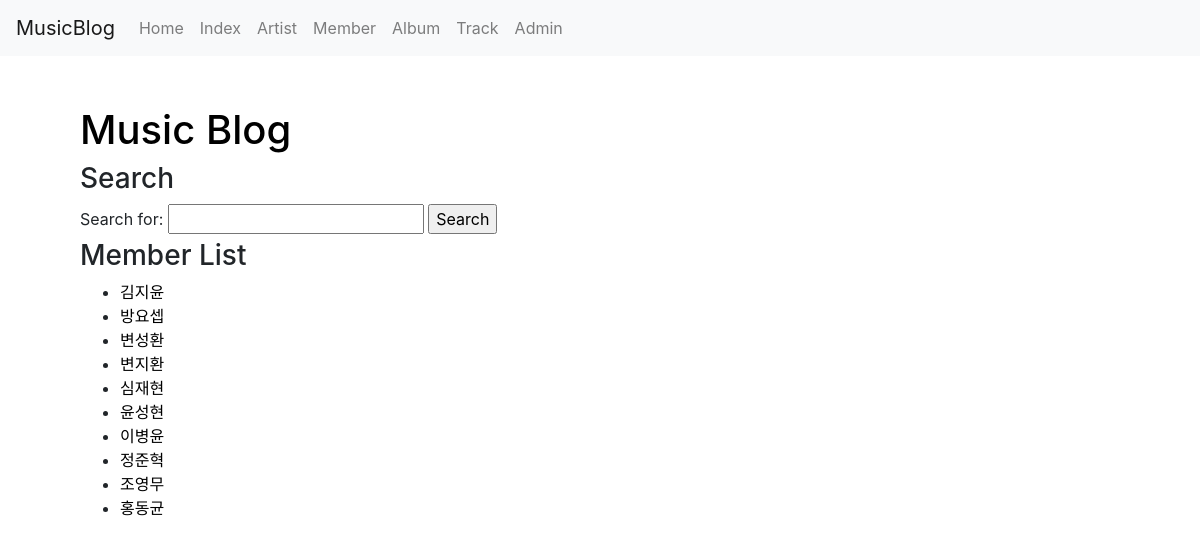
Before: /musicblog/member/ with the older database file.
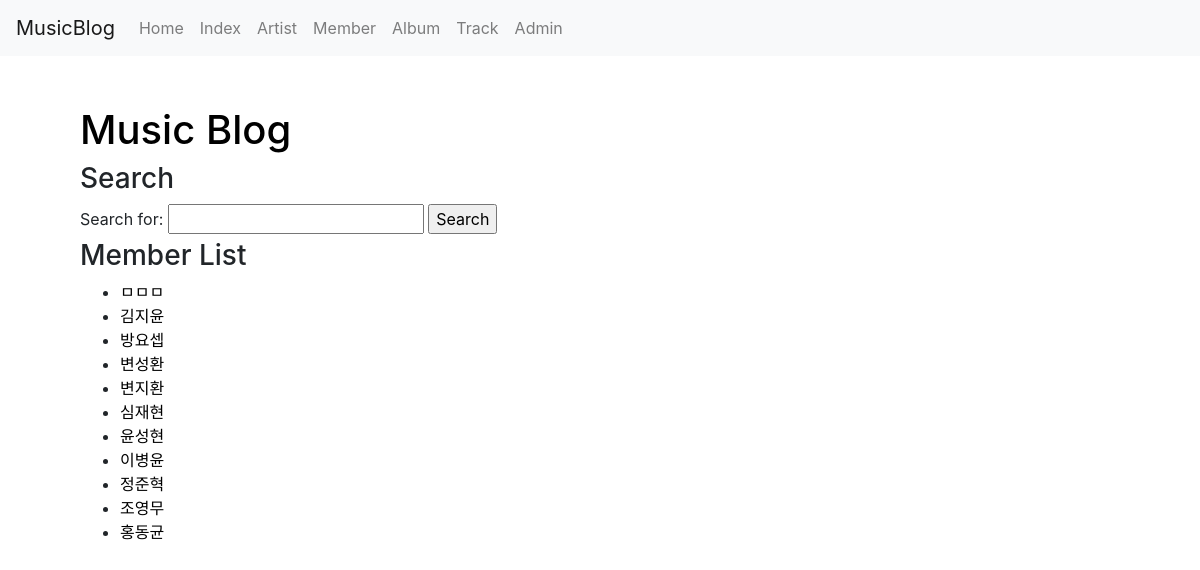
After: the same page with the newer database file.
### musicb/models.py (models this page shows, shortened)
class Member(models.Model):
    name = models.CharField(verbose_name="Name", null=False, blank=False, max_length=50)
    slug = models.SlugField("Slug", unique=True, allow_unicode=True, help_text='one word for title alias.')
    team = models.ForeignKey('Artist', on_delete=models.CASCADE)

### musicb/views.py (the view)
# urls.py: path('member/', views.MemberLV.as_view(), name='memberview'),
class MemberLV(ListView):
    def get_queryset(self):
        return Member.objects.order_by('name')
    allow_empty = True

### musicb/templates/musicb/member_list.html (shortened to what this page needs)
{% extends 'musicb/base.html' %}
{% block content %}
    {% include 'musicb/musicblog_base.html' %}
    <h3>Member List</h3>
    {% if object_list %}
        <ul>
            {% for member in object_list %}
                <li><a class='no_linkdecoration' href="{% url 'musicblog:memberview_detail' member.name %}">{{member.name}}</a></li>
            {% endfor %}
        </ul>
    {% else %}
        There is no member.
    {% endif %}
{% endblock %}

Changed rows visible on the page:
added Member: name "ㅁㅁㅁ"
